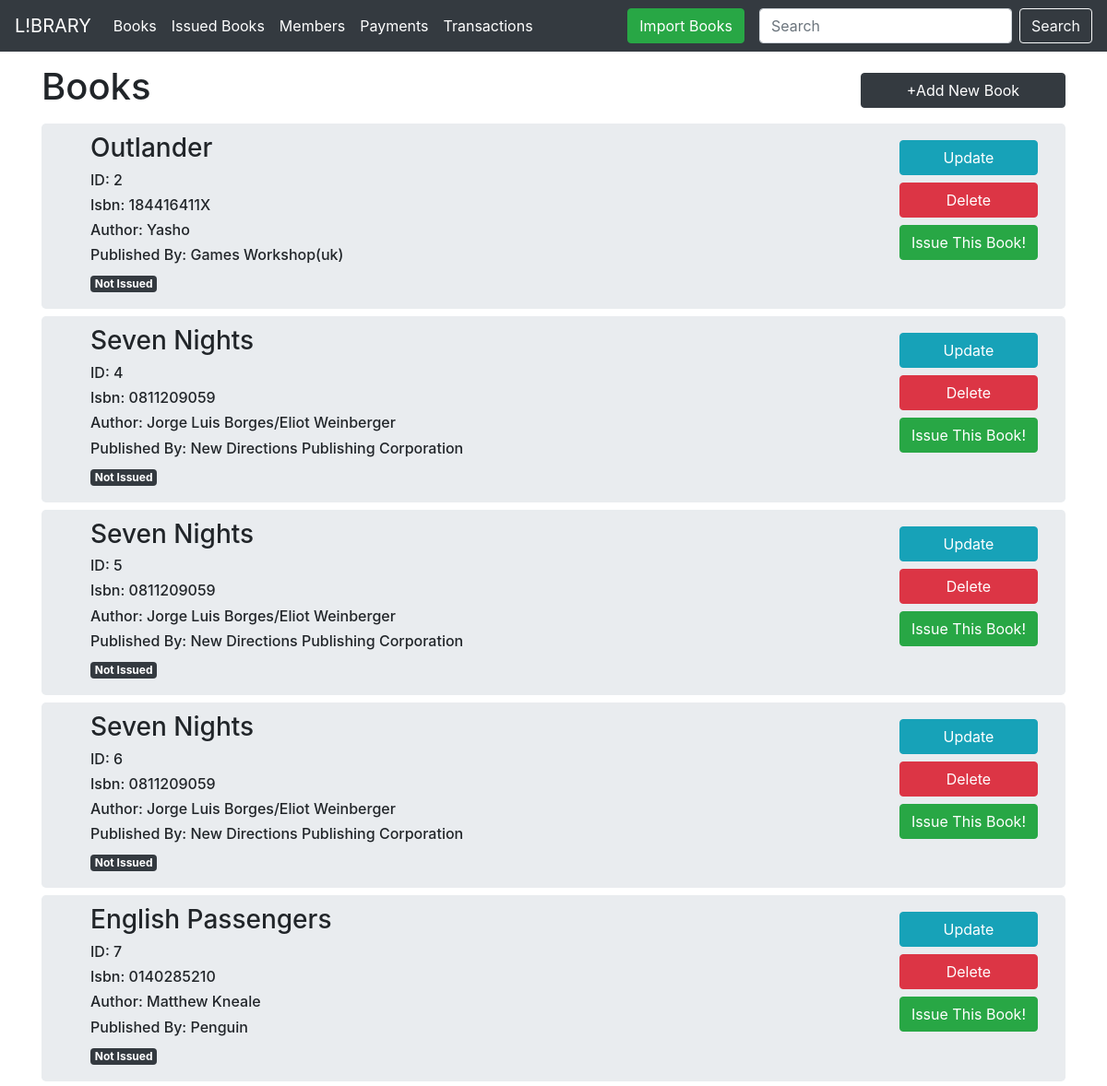
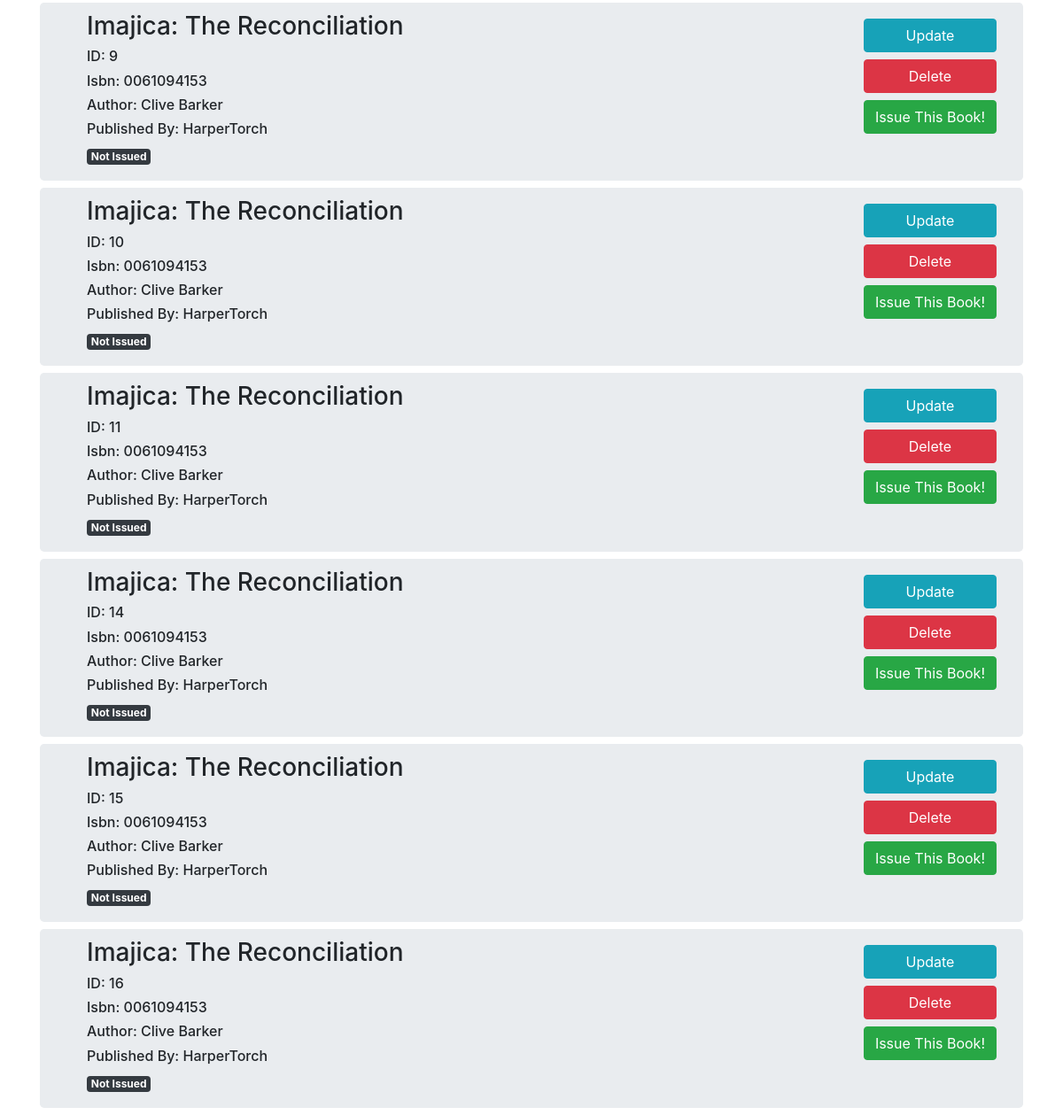
The page / on the database its author committed (2 pictures, top to bottom).
### Library/models.py (models this page shows)
class Book(db.Model):
    id = db.Column(db.Integer, primary_key=True)
    name = db.Column(db.String(100))
    isbn = db.Column(db.String(20))
    author = db.Column(db.String(100))
    publisher = db.Column(db.String(100))
    issued = db.Column(db.Boolean, default=False )

### Library/books.py (the view, shortened to what this page needs)
@books.route('/', methods=['GET','POST'])
def book_list():
    data = Book.query.all()
    return render_template('book_list.html',data=data)

### Library/templates/book_list.html (shortened to what this page needs)
{% extends 'base.html' %}
{% block search %}
<a href="/import_books" class="mx-3 btn btn-success">Import Books</a>
<form action="/" method="post" class="form-inline my-2 my-lg-0">
    <input class="form-control mr-sm-2" name="search_input" type="search" placeholder="Search" aria-label="Search">
    <input class="btn btn-outline-light my-2 my-sm-0" type="submit" value="Search">
  </form>
{% endblock %}
{% block body %}
<div style="text-align:center; display: flex; flex-direction: row; align-items:center">
    <div style="flex:16; text-align:left ">
        <h1>Books</h1>
    </div>
    <div style="flex:4">
        <a href="/book_form" class="btn btn-dark my-1" style="width:100%; align-items:baseline">+Add New Book</a>
    </div>
</div>
    {% for book in data %}
    {% if not book.issued %}
    <div class ="container jumbotron my-2 " style="display:flex; flex-direction:row; justify-content:space-between; padding: 10px 30px 10px 30px;">
        <div class="container mx-2" style="flex:9;">
            <h3>{{book.name}}</h3>
            <h6>ID: {{book.id}}</h6>
            <h6>Isbn: {{book.isbn}}</h6>
            <h6>Author: {{book.author}}</h6>
            <h6>Published By: {{book.publisher}}</h6>
            {% if book.issued %}
            <h6 class="badge bg-success" style="color:white;">Issued</h6>
            {% else %}
            <h6 class="badge bg-dark"  style="color:white;">Not Issued</h6>
            {% endif %}
        </div>
        <div style="flex:1; text-align: center;" >
            <form action="/update_book/{{book.id}}">
                <div class="my-2">
                    <input type="submit" class="btn btn-info" style="width:100%;" value="Update">
                </div>
            </form>
                <div class="my-2" >
                    <button type="button" class="btn btn-danger" data-bs-toggle="modal" data-bs-target="#exampleModal-{{book.id}}" style="width:100% ;">
                        Delete
                      </button>
                </div>
            <form action="/issue_this_book/{{book.id}}" method="post">
                <div class="my-2">
                    <input type="submit" class="btn btn-success" style="width:100%;" value="Issue This Book!">
                </div>
            </form>
        </div>
    </div>
    {% endif %}
    {% endfor %}
{% endblock %}

### rows shown on the page
Book: name "Outlander", id "2", isbn "184416411X", author "Yasho", publisher "Games Workshop(uk)", issued "Not Issued"
Book: name "Seven Nights", id "4", isbn "0811209059", author "Jorge Luis Borges/Eliot Weinberger", publisher "New Directions Publishing Corporation", issued "Not Issued"
Book: name "Seven Nights", id "5", isbn "0811209059", author "Jorge Luis Borges/Eliot Weinberger", publisher "New Directions Publishing Corporation", issued "Not Issued"
Book: name "Seven Nights", id "6", isbn "0811209059", author "Jorge Luis Borges/Eliot Weinberger", publisher "New Directions Publishing Corporation", issued "Not Issued"
Book: name "English Passengers", id "7", isbn "0140285210", author "Matthew Kneale", publisher "Penguin", issued "Not Issued"
Book: name "Imajica: The Reconciliation", id "9", isbn "0061094153", author "Clive Barker", publisher "HarperTorch", issued "Not Issued"
Book: name "Imajica: The Reconciliation", id "10", isbn "0061094153", author "Clive Barker", publisher "HarperTorch", issued "Not Issued"
Book: name "Imajica: The Reconciliation", id "11", isbn "0061094153", author "Clive Barker", publisher "HarperTorch", issued "Not Issued"
Book: name "Imajica: The Reconciliation", id "14", isbn "0061094153", author "Clive Barker", publisher "HarperTorch", issued "Not Issued"
Book: name "Imajica: The Reconciliation", id "15", isbn "0061094153", author "Clive Barker", publisher "HarperTorch", issued "Not Issued"
Book: name "Imajica: The Reconciliation", id "16", isbn "0061094153", author "Clive Barker", publisher "HarperTorch", issued "Not Issued"
